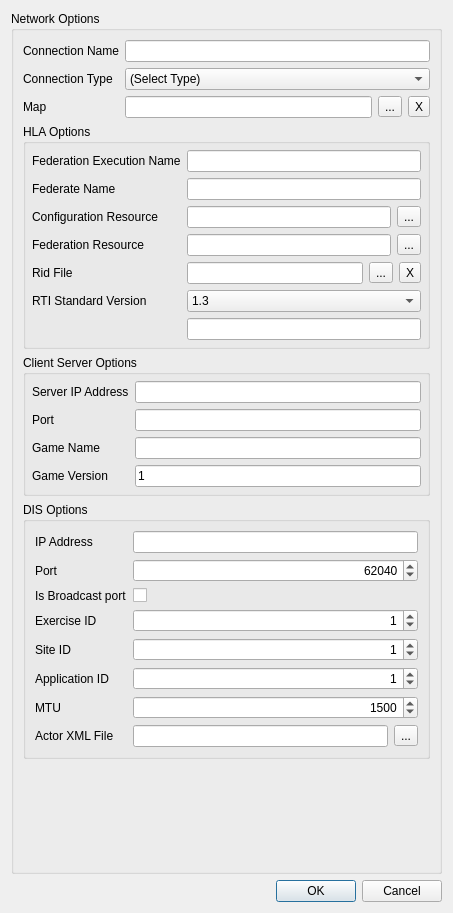
<?xml version="1.0" encoding="UTF-8"?>
<ui version="4.0">
 <class>HLAOptions</class>
 <widget class="QDialog" name="HLAOptions">
  <property name="geometry">
   <rect>
    <x>0</x>
    <y>0</y>
    <width>453</width>
    <height>913</height>
   </rect>
  </property>
  <property name="windowTitle">
   <string>Network Options</string>
  </property>
  <property name="toolTip">
   <string>These are the options you wish to associate with a HLA connection.</string>
  </property>
  <layout class="QGridLayout">
   <property name="sizeConstraint">
    <enum>QLayout::SetMinAndMaxSize</enum>
   </property>
   <item row="0" column="0">
    <widget class="QGroupBox" name="mMainGroupBox">
     <property name="title">
      <string>Network Options</string>
     </property>
     <layout class="QVBoxLayout" name="verticalLayout">
      <property name="sizeConstraint">
       <enum>QLayout::SetMinAndMaxSize</enum>
      </property>
      <item>
       <layout class="QGridLayout" name="gridLayout">
        <property name="spacing">
         <number>6</number>
        </property>
        <item row="2" column="0">
         <widget class="QLabel" name="mConnectionTypeLabel">
          <property name="text">
           <string>Connection Type</string>
          </property>
         </widget>
        </item>
        <item row="2" column="1">
         <widget class="QComboBox" name="mConnectionTypeCombo">
          <property name="currentIndex">
           <number>0</number>
          </property>
          <property name="maxVisibleItems">
           <number>5</number>
          </property>
          <property name="duplicatesEnabled">
           <bool>false</bool>
          </property>
          <item>
           <property name="text">
            <string>(Select Type)</string>
           </property>
          </item>
          <item>
           <property name="text">
            <string>HLA</string>
           </property>
          </item>
          <item>
           <property name="text">
            <string>Client-Server</string>
           </property>
          </item>
         </widget>
        </item>
        <item row="1" column="1">
         <widget class="QLineEdit" name="mConnectionNameLineEdit">
          <property name="toolTip">
           <string>This is the name of the connection. It must be unique.</string>
          </property>
          <property name="whatsThis">
           <string>Name of the connection.</string>
          </property>
         </widget>
        </item>
        <item row="1" column="0">
         <widget class="QLabel" name="mConnectionNameLabel">
          <property name="text">
           <string>Connection Name</string>
          </property>
          <property name="buddy">
           <cstring>mConnectionNameLineEdit</cstring>
          </property>
         </widget>
        </item>
        <item row="3" column="0">
         <widget class="QLabel" name="mMapLabel">
          <property name="text">
           <string>Map</string>
          </property>
          <property name="buddy">
           <cstring>mMapLineEdit</cstring>
          </property>
         </widget>
        </item>
        <item row="3" column="1">
         <layout class="QHBoxLayout" name="_2">
          <property name="sizeConstraint">
           <enum>QLayout::SetMinimumSize</enum>
          </property>
          <item>
           <widget class="QLineEdit" name="mMapLineEdit">
            <property name="toolTip">
             <string>The map you select must correspond to the project context passed in on the command line.</string>
            </property>
            <property name="whatsThis">
             <string>The map is the XML file which contains all of your game actors and events</string>
            </property>
            <property name="readOnly">
             <bool>true</bool>
            </property>
           </widget>
          </item>
          <item>
           <widget class="QToolButton" name="mMapToolButton">
            <property name="text">
             <string>...</string>
            </property>
           </widget>
          </item>
          <item>
           <widget class="QToolButton" name="mMapClearButton">
            <property name="text">
             <string>X</string>
            </property>
           </widget>
          </item>
         </layout>
        </item>
       </layout>
      </item>
      <item>
       <widget class="QGroupBox" name="mHLAOptionsGroup">
        <property name="title">
         <string>HLA Options</string>
        </property>
        <layout class="QGridLayout" name="gridLayout_3">
         <property name="sizeConstraint">
          <enum>QLayout::SetMinAndMaxSize</enum>
         </property>
         <property name="margin">
          <number>6</number>
         </property>
         <item row="0" column="0">
          <widget class="QLabel" name="mFedExNameLabel">
           <property name="text">
            <string>Federation Execution Name</string>
           </property>
           <property name="buddy">
            <cstring>mFedExLineEdit</cstring>
           </property>
          </widget>
         </item>
         <item row="0" column="2">
          <widget class="QLineEdit" name="mFedExLineEdit">
           <property name="toolTip">
            <string>The federation execution name (fedex) is the name of the federation that you wish to join in JSAF</string>
           </property>
           <property name="whatsThis">
            <string>The federation execution name (fedex) is the name of the federation that you wish to join in JSAF.</string>
           </property>
          </widget>
         </item>
         <item row="1" column="0">
          <widget class="QLabel" name="mFederateNameLabel">
           <property name="text">
            <string>Federate Name</string>
           </property>
           <property name="buddy">
            <cstring>mFederateNameLineEdit</cstring>
           </property>
          </widget>
         </item>
         <item row="1" column="2">
          <widget class="QLineEdit" name="mFederateNameLineEdit">
           <property name="toolTip">
            <string>The Federate name is the identifier that will be used for you when you connect to the federation. </string>
           </property>
           <property name="whatsThis">
            <string>The Federate name is the identifier that will be used for you when you connect to the federation.</string>
           </property>
          </widget>
         </item>
         <item row="2" column="0">
          <widget class="QLabel" name="mConfigurationResourceLabel">
           <property name="text">
            <string>Configuration Resource</string>
           </property>
           <property name="buddy">
            <cstring>mConfigFileLineEdit</cstring>
           </property>
          </widget>
         </item>
         <item row="2" column="2">
          <layout class="QHBoxLayout">
           <item>
            <widget class="QLineEdit" name="mConfigFileLineEdit">
             <property name="toolTip">
              <string>This configuration file is what maps Delta3D to JSAF entities. </string>
             </property>
             <property name="whatsThis">
              <string>This configuration file is what maps Delta3D to JSAF entities. </string>
             </property>
             <property name="readOnly">
              <bool>true</bool>
             </property>
            </widget>
           </item>
           <item>
            <widget class="QToolButton" name="mConfigFileToolButton">
             <property name="text">
              <string>...</string>
             </property>
            </widget>
           </item>
          </layout>
         </item>
         <item row="3" column="0">
          <widget class="QLabel" name="mFederationFileLabel">
           <property name="text">
            <string>Federation Resource</string>
           </property>
           <property name="buddy">
            <cstring>mFedFileLineEdit</cstring>
           </property>
          </widget>
         </item>
         <item row="3" column="2">
          <layout class="QHBoxLayout">
           <item>
            <widget class="QLineEdit" name="mFedFileLineEdit">
             <property name="toolTip">
              <string>The federation (fed) file is the file that defines the entities you will be using. </string>
             </property>
             <property name="whatsThis">
              <string>The federation (fed) file is the file that defines the entities you will be using. </string>
             </property>
             <property name="readOnly">
              <bool>true</bool>
             </property>
            </widget>
           </item>
           <item>
            <widget class="QToolButton" name="mFedFileToolButton">
             <property name="text">
              <string>...</string>
             </property>
            </widget>
           </item>
          </layout>
         </item>
         <item row="4" column="0">
          <widget class="QLabel" name="mRidFileLabel">
           <property name="text">
            <string>Rid File</string>
           </property>
           <property name="buddy">
            <cstring>mRidFileLineEdit</cstring>
           </property>
          </widget>
         </item>
         <item row="4" column="2">
          <layout class="QVBoxLayout">
           <item>
            <layout class="QHBoxLayout">
             <item>
              <widget class="QLineEdit" name="mRidFileLineEdit">
               <property name="toolTip">
                <string>This is the rid file to use for the RTI. It should match the rid file used by the JSAF you are connecting to. </string>
               </property>
               <property name="whatsThis">
                <string>This is the rid file to use for the RTI. It should match the rid file used by the JSAF you are connecting to.</string>
               </property>
               <property name="readOnly">
                <bool>true</bool>
               </property>
              </widget>
             </item>
             <item>
              <widget class="QToolButton" name="mRidFileToolButton">
               <property name="text">
                <string>...</string>
               </property>
              </widget>
             </item>
             <item>
              <widget class="QToolButton" name="mClearRidButton">
               <property name="text">
                <string>X</string>
               </property>
              </widget>
             </item>
            </layout>
           </item>
          </layout>
         </item>
         <item row="5" column="2">
          <widget class="QComboBox" name="mRTIStandardCombo">
           <item>
            <property name="text">
             <string>1.3</string>
            </property>
           </item>
           <item>
            <property name="text">
             <string>1516e</string>
            </property>
           </item>
           <item>
            <property name="text">
             <string>Other</string>
            </property>
           </item>
          </widget>
         </item>
         <item row="5" column="0">
          <widget class="QLabel" name="mRTIStandardLabel">
           <property name="text">
            <string>RTI Standard Version</string>
           </property>
          </widget>
         </item>
         <item row="6" column="2">
          <widget class="QLineEdit" name="mRTIStandardManualEdit">
           <property name="toolTip">
            <string>Enter the Library suffix.  It looks for dtHLAGM_{name} with OS appropriate extensions.</string>
           </property>
          </widget>
         </item>
        </layout>
       </widget>
      </item>
      <item>
       <widget class="QGroupBox" name="mClientServerGroup">
        <property name="title">
         <string>Client Server Options</string>
        </property>
        <layout class="QGridLayout" name="gridLayout_2">
         <property name="sizeConstraint">
          <enum>QLayout::SetMinAndMaxSize</enum>
         </property>
         <property name="margin">
          <number>6</number>
         </property>
         <item row="0" column="0">
          <widget class="QLabel" name="mServerIPAddressLabel">
           <property name="text">
            <string>Server IP Address</string>
           </property>
          </widget>
         </item>
         <item row="0" column="1">
          <widget class="QLineEdit" name="mServerIPAddressEdit">
           <property name="toolTip">
            <string>The IP Address of the server (ex 192.168.0.1).</string>
           </property>
          </widget>
         </item>
         <item row="1" column="0">
          <widget class="QLabel" name="mServerPortLabel">
           <property name="text">
            <string>Port</string>
           </property>
          </widget>
         </item>
         <item row="1" column="1">
          <widget class="QLineEdit" name="mServerPortEdit">
           <property name="toolTip">
            <string>The port number to connect to your server (ex 7239).</string>
           </property>
          </widget>
         </item>
         <item row="2" column="1">
          <widget class="QLineEdit" name="mServerGameNameEdit">
           <property name="toolTip">
            <string>The descriptive name for the network server you are connecting to (ex 'Demo').</string>
           </property>
          </widget>
         </item>
         <item row="2" column="0">
          <widget class="QLabel" name="mServerGameNameLabel">
           <property name="text">
            <string>Game Name</string>
           </property>
          </widget>
         </item>
         <item row="3" column="0">
          <widget class="QLabel" name="mServerGameVersionLabel">
           <property name="text">
            <string>Game Version</string>
           </property>
          </widget>
         </item>
         <item row="3" column="1">
          <widget class="QLineEdit" name="mServerGameVersionEdit">
           <property name="toolTip">
            <string>The version of the server you are connecting to (ex 1, 2, 3).</string>
           </property>
           <property name="text">
            <string>1</string>
           </property>
          </widget>
         </item>
        </layout>
       </widget>
      </item>
      <item>
       <widget class="QGroupBox" name="mDISGroup">
        <property name="title">
         <string>DIS Options</string>
        </property>
        <layout class="QGridLayout" name="gridLayout_4">
         <item row="0" column="0">
          <widget class="QLabel" name="mDISIPAddressLabel">
           <property name="text">
            <string>IP Address</string>
           </property>
          </widget>
         </item>
         <item row="0" column="1">
          <widget class="QLineEdit" name="mDISIPAddressEdit"/>
         </item>
         <item row="1" column="0">
          <widget class="QLabel" name="mDISPortLabel">
           <property name="text">
            <string>Port</string>
           </property>
          </widget>
         </item>
         <item row="1" column="1">
          <widget class="QSpinBox" name="mDISPortEdit">
           <property name="alignment">
            <set>Qt::AlignRight|Qt::AlignTrailing|Qt::AlignVCenter</set>
           </property>
           <property name="maximum">
            <number>65535</number>
           </property>
           <property name="value">
            <number>62040</number>
           </property>
          </widget>
         </item>
         <item row="3" column="0">
          <widget class="QLabel" name="mDISExerciseIDLabel">
           <property name="text">
            <string>Exercise ID</string>
           </property>
          </widget>
         </item>
         <item row="3" column="1">
          <widget class="QSpinBox" name="mDISExerciseIDEdit">
           <property name="alignment">
            <set>Qt::AlignRight|Qt::AlignTrailing|Qt::AlignVCenter</set>
           </property>
           <property name="maximum">
            <number>255</number>
           </property>
           <property name="value">
            <number>1</number>
           </property>
          </widget>
         </item>
         <item row="4" column="0">
          <widget class="QLabel" name="mDISSiteIDLabel">
           <property name="text">
            <string>Site ID</string>
           </property>
          </widget>
         </item>
         <item row="4" column="1">
          <widget class="QSpinBox" name="mDISSiteIDEdit">
           <property name="alignment">
            <set>Qt::AlignRight|Qt::AlignTrailing|Qt::AlignVCenter</set>
           </property>
           <property name="maximum">
            <number>65535</number>
           </property>
           <property name="value">
            <number>1</number>
           </property>
          </widget>
         </item>
         <item row="5" column="0">
          <widget class="QLabel" name="mDISApplicationIDLabel">
           <property name="text">
            <string>Application ID</string>
           </property>
          </widget>
         </item>
         <item row="5" column="1">
          <widget class="QSpinBox" name="mDISApplicationIDEdit">
           <property name="alignment">
            <set>Qt::AlignRight|Qt::AlignTrailing|Qt::AlignVCenter</set>
           </property>
           <property name="maximum">
            <number>65535</number>
           </property>
           <property name="value">
            <number>1</number>
           </property>
          </widget>
         </item>
         <item row="6" column="0">
          <widget class="QLabel" name="mDISMTULabel">
           <property name="text">
            <string>MTU</string>
           </property>
          </widget>
         </item>
         <item row="6" column="1">
          <widget class="QSpinBox" name="mDISMTUEdit">
           <property name="alignment">
            <set>Qt::AlignRight|Qt::AlignTrailing|Qt::AlignVCenter</set>
           </property>
           <property name="maximum">
            <number>65535</number>
           </property>
           <property name="value">
            <number>1500</number>
           </property>
          </widget>
         </item>
         <item row="7" column="0">
          <widget class="QLabel" name="mDISActorLabel">
           <property name="text">
            <string>Actor XML File</string>
           </property>
          </widget>
         </item>
         <item row="7" column="1">
          <layout class="QHBoxLayout" name="horizontalLayout">
           <item>
            <widget class="QLineEdit" name="mDISActorEdit">
             <property name="readOnly">
              <bool>true</bool>
             </property>
            </widget>
           </item>
           <item>
            <widget class="QToolButton" name="mDISActorToolButton">
             <property name="text">
              <string>...</string>
             </property>
            </widget>
           </item>
          </layout>
         </item>
         <item row="2" column="0">
          <widget class="QLabel" name="mDISBroadcastLabel">
           <property name="text">
            <string>Is Broadcast port</string>
           </property>
          </widget>
         </item>
         <item row="2" column="1">
          <widget class="QCheckBox" name="mDISBroadcastPort"/>
         </item>
        </layout>
       </widget>
      </item>
      <item>
       <spacer name="verticalSpacer">
        <property name="orientation">
         <enum>Qt::Vertical</enum>
        </property>
        <property name="sizeHint" stdset="0">
         <size>
          <width>20</width>
          <height>40</height>
         </size>
        </property>
       </spacer>
      </item>
     </layout>
    </widget>
   </item>
   <item row="1" column="0">
    <widget class="QDialogButtonBox" name="mButtonBox">
     <property name="orientation">
      <enum>Qt::Horizontal</enum>
     </property>
     <property name="standardButtons">
      <set>QDialogButtonBox::Cancel|QDialogButtonBox::Ok</set>
     </property>
    </widget>
   </item>
  </layout>
 </widget>
 <tabstops>
  <tabstop>mFedExLineEdit</tabstop>
  <tabstop>mFederateNameLineEdit</tabstop>
  <tabstop>mMapLineEdit</tabstop>
  <tabstop>mMapToolButton</tabstop>
  <tabstop>mConfigFileLineEdit</tabstop>
  <tabstop>mConfigFileToolButton</tabstop>
  <tabstop>mFedFileLineEdit</tabstop>
  <tabstop>mFedFileToolButton</tabstop>
  <tabstop>mRidFileLineEdit</tabstop>
  <tabstop>mRidFileToolButton</tabstop>
  <tabstop>mButtonBox</tabstop>
 </tabstops>
 <resources/>
 <connections>
  <connection>
   <sender>mButtonBox</sender>
   <signal>rejected()</signal>
   <receiver>HLAOptions</receiver>
   <slot>reject()</slot>
   <hints>
    <hint type="sourcelabel">
     <x>276</x>
     <y>908</y>
    </hint>
    <hint type="destinationlabel">
     <x>286</x>
     <y>274</y>
    </hint>
   </hints>
  </connection>
  <connection>
   <sender>mButtonBox</sender>
   <signal>accepted()</signal>
   <receiver>HLAOptions</receiver>
   <slot>accept()</slot>
   <hints>
    <hint type="sourcelabel">
     <x>276</x>
     <y>908</y>
    </hint>
    <hint type="destinationlabel">
     <x>157</x>
     <y>274</y>
    </hint>
   </hints>
  </connection>
  <connection>
   <sender>mClearRidButton</sender>
   <signal>clicked()</signal>
   <receiver>mRidFileLineEdit</receiver>
   <slot>clear()</slot>
   <hints>
    <hint type="sourcelabel">
     <x>403</x>
     <y>289</y>
    </hint>
    <hint type="destinationlabel">
     <x>283</x>
     <y>288</y>
    </hint>
   </hints>
  </connection>
  <connection>
   <sender>mMapClearButton</sender>
   <signal>clicked()</signal>
   <receiver>mMapLineEdit</receiver>
   <slot>clear()</slot>
   <hints>
    <hint type="sourcelabel">
     <x>411</x>
     <y>103</y>
    </hint>
    <hint type="destinationlabel">
     <x>318</x>
     <y>102</y>
    </hint>
   </hints>
  </connection>
 </connections>
</ui>
